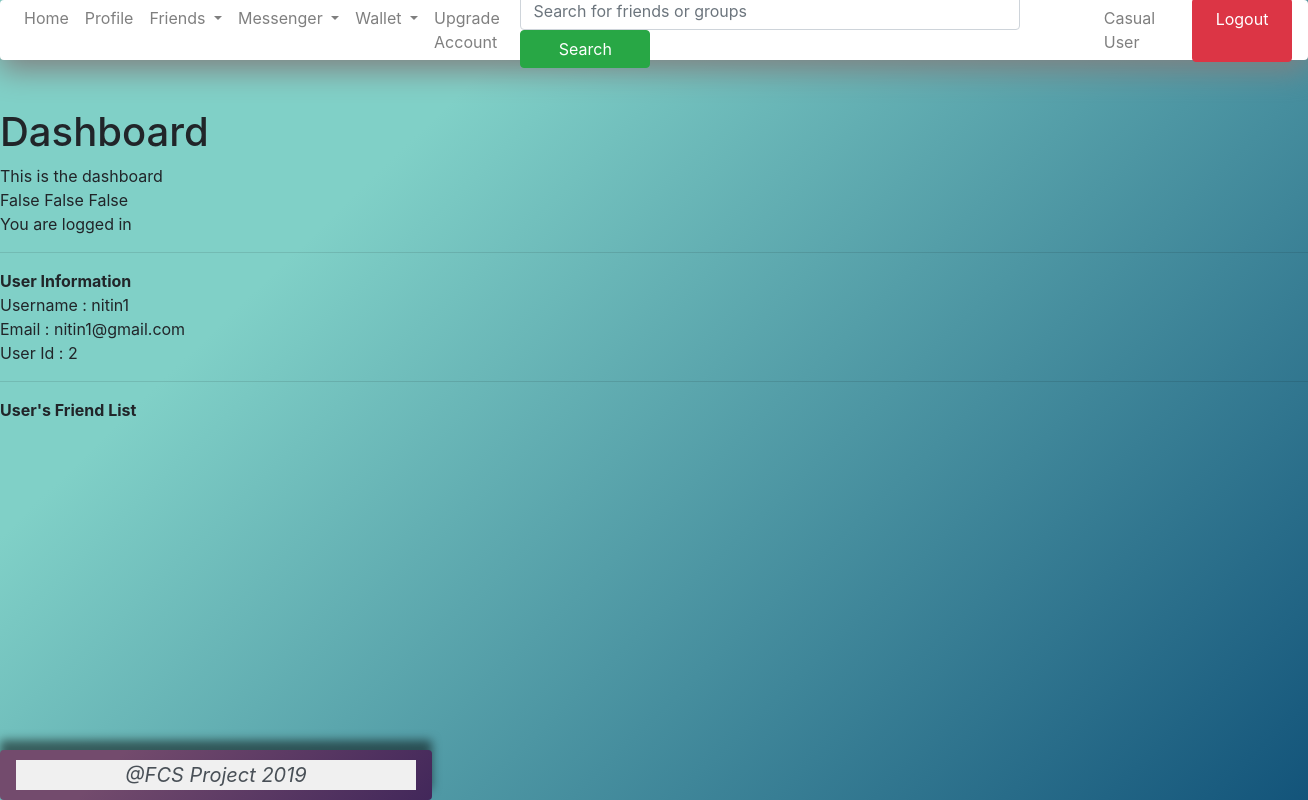
The app's page /dashboard/ (signed in), older data.
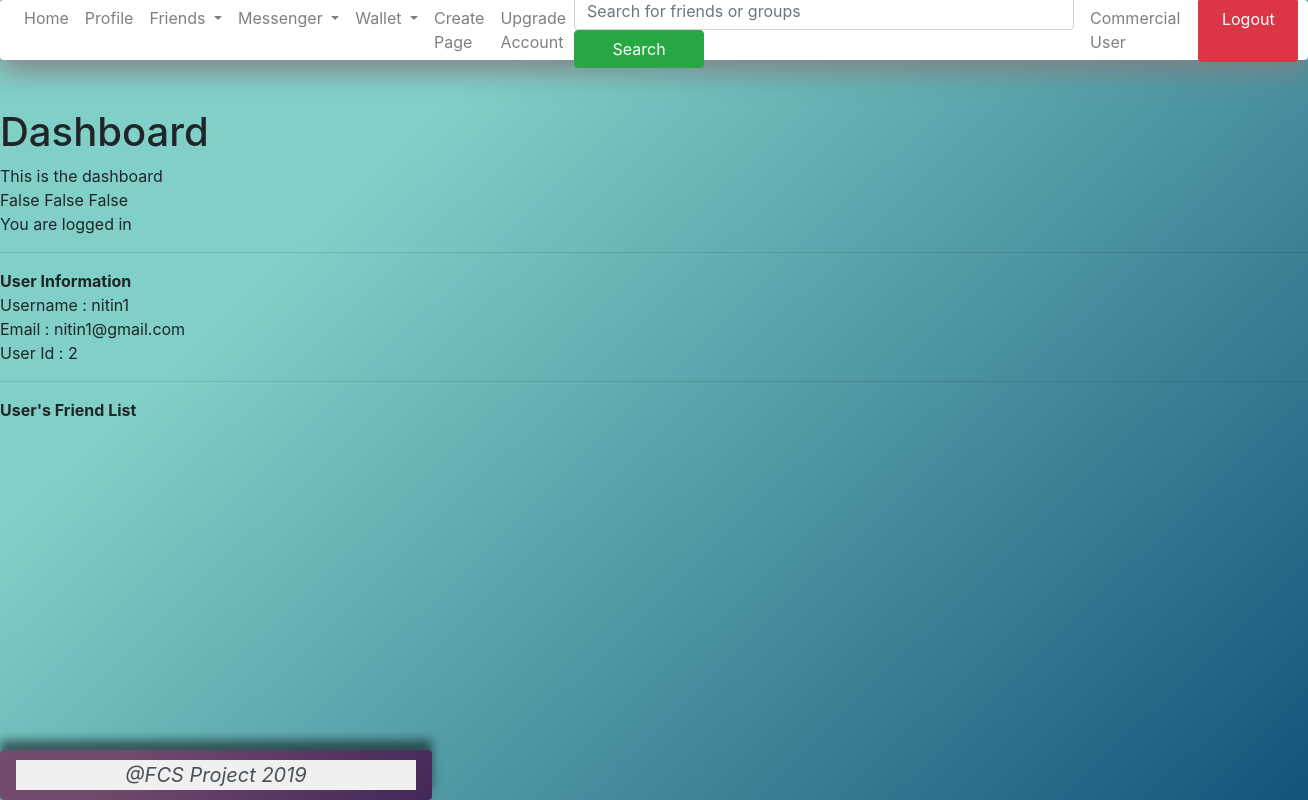
The same page, newer data.
### dashboard/views.py (the view)
# urls.py: url(r'^dashboard/$', dashboard_view, name = "dashboard"),
def dashboard_view(request):
	if not request.user.is_authenticated:
		return redirect('login')
	args = {
		"text" : "This is the dashboard"
	}
	accounts = Account.objects.all()
	args['accounts'] = accounts
	if request.user.is_authenticated:
		return render(request, 'dashboard.html', args)
	else : return redirect('login')

### account/models.py (called while the page is built)
	def __str__(self):
		return self.email

### dashboard/templates/dashboard.html (shortened to what this page needs)
{% extends 'dashboard/base.html' %}
{% block content %}
	<h1>Dashboard</h1>
	{{ text }}
	<br>
	{% for account in accounts %}
		{{ account.is_verified }}
	{% endfor %}
	<br>
	You are logged in
	<hr>
	<b>User Information</b><br>
	Username : {{ request.user.username }} <br>
	Email : {{ request.user }} <br>
	User Id : {{ request.user.id }} <br>
	<hr>
	<b>User's Friend List</b>
	<br>
{% endblock %}

Row changes from the older to the newer data that the page shows:
changed Account "nitin1": is_commercial_user False → True (drawn)
Text that changed along with them:
text no longer shown: "Casual User"
text now shown: "Create Page Commercial User"
